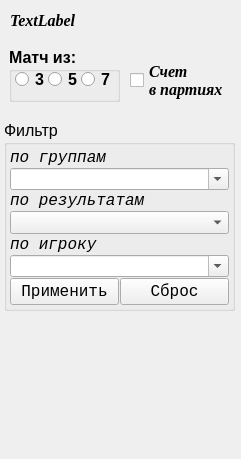
    <widget class="QWidget" name="page_3">
     <property name="geometry">
      <rect>
       <x>0</x>
       <y>0</y>
       <width>241</width>
       <height>459</height>
      </rect>
     </property>
     <attribute name="label">
      <string>Предварительный этап</string>
     </attribute>
     <widget class="QGroupBox" name="groupBox_filter_group">
      <property name="geometry">
       <rect>
        <x>4</x>
        <y>120</y>
        <width>231</width>
        <height>191</height>
       </rect>
      </property>
      <property name="font">
       <font>
        <pointsize>12</pointsize>
        <weight>50</weight>
        <bold>false</bold>
       </font>
      </property>
      <property name="title">
       <string>Фильтр</string>
      </property>
      <layout class="QVBoxLayout" name="verticalLayout_4">
       <property name="spacing">
        <number>1</number>
       </property>
       <property name="leftMargin">
        <number>3</number>
       </property>
       <property name="topMargin">
        <number>3</number>
       </property>
       <property name="rightMargin">
        <number>3</number>
       </property>
       <property name="bottomMargin">
        <number>3</number>
       </property>
       <item>
        <layout class="QVBoxLayout" name="verticalLayout_3">
         <property name="spacing">
          <number>1</number>
         </property>
         <item>
          <widget class="QLabel" name="label_14">
           <property name="font">
            <font>
             <family>Courier New</family>
             <pointsize>12</pointsize>
             <italic>true</italic>
            </font>
           </property>
           <property name="text">
            <string>по группам</string>
           </property>
          </widget>
         </item>
         <item>
          <widget class="QComboBox" name="comboBox_filter_group">
           <property name="editable">
            <bool>true</bool>
           </property>
          </widget>
         </item>
         <item>
          <widget class="QLabel" name="label_25">
           <property name="font">
            <font>
             <family>Courier New</family>
             <pointsize>12</pointsize>
             <italic>true</italic>
            </font>
           </property>
           <property name="text">
            <string>по результатам</string>
           </property>
          </widget>
         </item>
         <item>
          <widget class="QComboBox" name="comboBox_filter_played"/>
         </item>
         <item>
          <widget class="QLabel" name="label_26">
           <property name="font">
            <font>
             <family>Courier New</family>
             <pointsize>12</pointsize>
             <italic>true</italic>
            </font>
           </property>
           <property name="text">
            <string>по игроку</string>
           </property>
          </widget>
         </item>
         <item>
          <widget class="QComboBox" name="comboBox_find_name">
           <property name="font">
            <font>
             <pointsize>12</pointsize>
            </font>
           </property>
           <property name="editable">
            <bool>true</bool>
           </property>
          </widget>
         </item>
        </layout>
       </item>
       <item>
        <layout class="QHBoxLayout" name="horizontalLayout_9">
         <property name="spacing">
          <number>1</number>
         </property>
         <item>
          <widget class="QPushButton" name="Button_filter_gr">
           <property name="font">
            <font>
             <family>Courier New</family>
             <pointsize>12</pointsize>
             <weight>50</weight>
             <bold>false</bold>
            </font>
           </property>
           <property name="text">
            <string>Применить</string>
           </property>
          </widget>
         </item>
         <item>
          <widget class="QPushButton" name="Button_reset_filter_gr">
           <property name="font">
            <font>
             <family>Courier New</family>
             <pointsize>12</pointsize>
             <weight>50</weight>
             <bold>false</bold>
            </font>
           </property>
           <property name="text">
            <string>Сброс</string>
           </property>
          </widget>
         </item>
        </layout>
       </item>
      </layout>
     </widget>
     <widget class="QLabel" name="label_16">
      <property name="geometry">
       <rect>
        <x>10</x>
        <y>0</y>
        <width>211</width>
        <height>41</height>
       </rect>
      </property>
      <property name="font">
       <font>
        <family>Times New Roman</family>
        <pointsize>12</pointsize>
        <weight>75</weight>
        <italic>true</italic>
        <bold>true</bold>
       </font>
      </property>
      <property name="text">
       <string>TextLabel</string>
      </property>
     </widget>
     <widget class="QGroupBox" name="groupBox_kolvo_vstrech_gr">
      <property name="geometry">
       <rect>
        <x>9</x>
        <y>47</y>
        <width>111</width>
        <height>55</height>
       </rect>
      </property>
      <property name="font">
       <font>
        <pointsize>12</pointsize>
        <weight>75</weight>
        <bold>true</bold>
       </font>
      </property>
      <property name="title">
       <string>Матч из:</string>
      </property>
      <property name="flat">
       <bool>false</bool>
      </property>
      <property name="checkable">
       <bool>false</bool>
      </property>
      <widget class="QRadioButton" name="radioButton_match_3">
       <property name="geometry">
        <rect>
         <x>6</x>
         <y>22</y>
         <width>34</width>
         <height>20</height>
        </rect>
       </property>
       <property name="text">
        <string>3</string>
       </property>
      </widget>
      <widget class="QRadioButton" name="radioButton_match_5">
       <property name="geometry">
        <rect>
         <x>39</x>
         <y>22</y>
         <width>34</width>
         <height>20</height>
        </rect>
       </property>
       <property name="text">
        <string>5</string>
       </property>
      </widget>
      <widget class="QRadioButton" name="radioButton_match_7">
       <property name="geometry">
        <rect>
         <x>72</x>
         <y>22</y>
         <width>33</width>
         <height>20</height>
        </rect>
       </property>
       <property name="text">
        <string>7</string>
       </property>
      </widget>
     </widget>
     <widget class="QCheckBox" name="checkBox_4">
      <property name="geometry">
       <rect>
        <x>130</x>
        <y>60</y>
        <width>101</width>
        <height>41</height>
       </rect>
      </property>
      <property name="font">
       <font>
        <family>Times New Roman</family>
        <pointsize>12</pointsize>
        <weight>75</weight>
        <italic>true</italic>
        <bold>true</bold>
       </font>
      </property>
      <property name="layoutDirection">
       <enum>Qt::LeftToRight</enum>
      </property>
      <property name="text">
       <string>Счет
в партиях</string>
      </property>
      <property name="checkable">
       <bool>true</bool>
      </property>
      <property name="checked">
       <bool>false</bool>
      </property>
     </widget>
    </widget>
